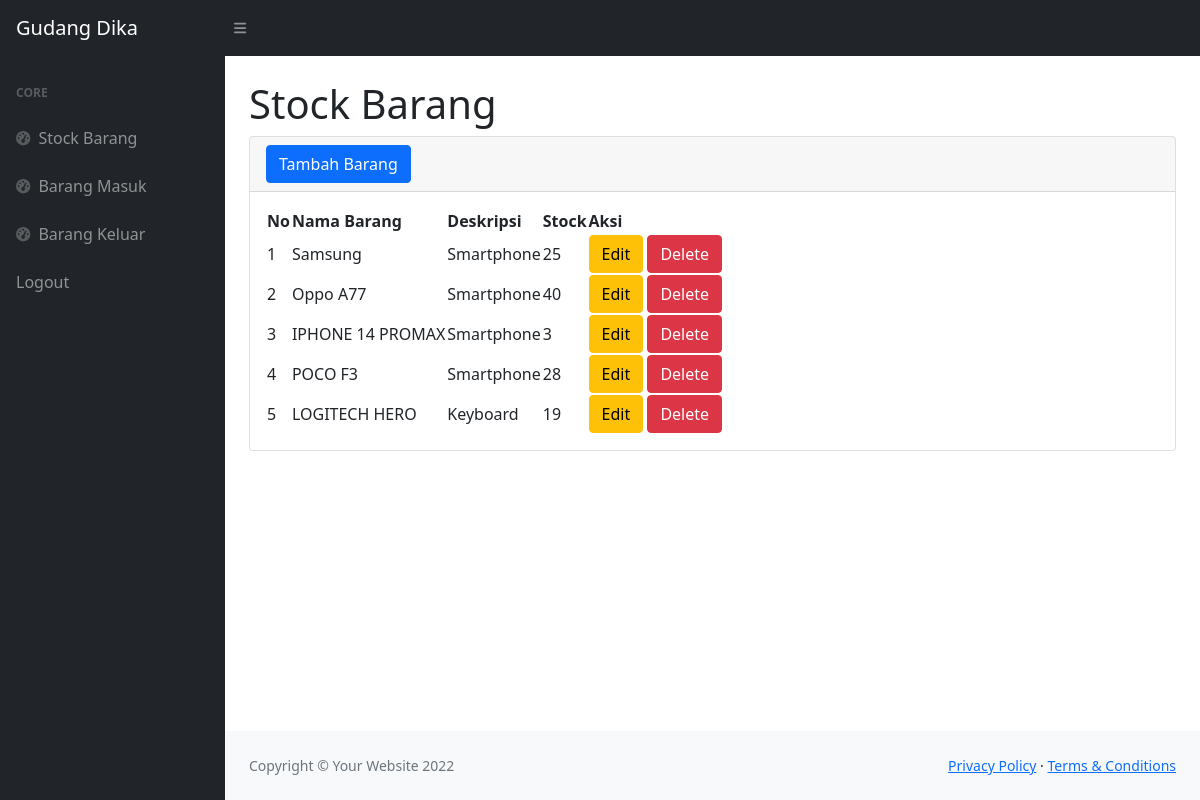
The page / on the database its author committed.
### tables this page shows
CREATE TABLE `stock` (
  `idbarang` int(11) NOT NULL,
  `namabarang` varchar(25) NOT NULL,
  `deskripsi` varchar(25) NOT NULL,
  `stock` int(11) NOT NULL
);

### index.php (the view, shortened to what this page needs)
<?php
require 'function.php';
?>
<!DOCTYPE html>
<html lang="en">
    <head>
        <link href="https://cdn.jsdelivr.net/npm/simple-datatables@latest/dist/style.css" rel="stylesheet" />
        <link href="css/styles.css" rel="stylesheet" />
    </head>
    <body class="sb-nav-fixed">
        <nav class="sb-topnav navbar navbar-expand navbar-dark bg-dark">
            <a class="navbar-brand ps-3" href="index.php">Gudang Dika</a>
            <button class="btn btn-link btn-sm order-1 order-lg-0 me-4 me-lg-0" id="sidebarToggle" href="#!"><i class="fas fa-bars"></i></button>
        </nav>
        <div id="layoutSidenav">
            <div id="layoutSidenav_nav">
                <nav class="sb-sidenav accordion sb-sidenav-dark" id="sidenavAccordion">
                    <div class="sb-sidenav-menu">
                        <div class="nav">
                            <div class="sb-sidenav-menu-heading">Core</div>
                            <a class="nav-link" href="index.php">
                                <div class="sb-nav-link-icon"><i class="fas fa-tachometer-alt"></i></div>
                                Stock Barang
                            </a>
                            <a class="nav-link" href="masuk.php">
                                <div class="sb-nav-link-icon"><i class="fas fa-tachometer-alt"></i></div>
                                Barang Masuk
                            </a>
                            <a class="nav-link" href="keluar.php">
                                <div class="sb-nav-link-icon"><i class="fas fa-tachometer-alt"></i></div>
                                Barang Keluar
                            </a>
                            <a class="nav-link" href="logout.php">
                                Logout
                            </a>
                        </div>
                    </div>
                </nav>
            </div>
            <div id="layoutSidenav_content">
                <main>
                    <div class="container-fluid px-4">
                        <h1 class="mt-4">Stock Barang</h1>
                        <div class="card mb-4">
                            <div class="card-header">
                            <button type="button" class="btn btn-primary" data-bs-toggle="modal" data-bs-target="#exampleModal">
                             Tambah Barang
                            </button>
                            </div>
                            <div class="card-body">
                                <table id="datatablesSimple">
                                    <thead>
                                        <tr>
                                            <th>No</th>
                                            <th>Nama Barang</th>
                                            <th>Deskripsi</th>
                                            <th>Stock</th>
                                            <th>Aksi</th>
                                        </tr>
                                    </thead>
                                    <tbody>
                                        <?php
                                        $ambilsemuadatastock = mysqli_query($conn, "select * from stock");
                                        $i = 1;
                                        while($data=mysqli_fetch_array($ambilsemuadatastock)){
                                            $namabarang = $data['namabarang'];
                                            $deskripsi = $data['deskripsi'];
                                            $stock = $data['stock'];
                                            $idb = $data['idbarang'];
                                        ?>
                                        <tr>
                                            <td><?=$i++;?></td>
                                            <td><?=$namabarang;?></td>
                                            <td><?=$deskripsi;?></td>
                                            <td><?=$stock;?></td>
                                            <td>
                                            <button type="button" class="btn btn-warning" data-bs-toggle="modal" data-bs-target="#edit<?=$idb;?>">
                                                Edit
                                            </button>
                                             <button type="button" class="btn btn-danger" data-bs-toggle="modal" data-bs-target="#delete<?=$idb;?>">
                                                Delete
                                            </button>
                                            </td>
                                        </tr>
                                        <?php
                                        };
                                        ?>
                                    </tbody>
                                </table>
                            </div>
                        </div>
                    </div>
                </main>
                <footer class="py-4 bg-light mt-auto">
                    <div class="container-fluid px-4">
                        <div class="d-flex align-items-center justify-content-between small">
                            <div class="text-muted">Copyright &copy; Your Website 2022</div>
                            <div>
                                <a href="#">Privacy Policy</a>
                                &middot;
                                <a href="#">Terms &amp; Conditions</a>
                            </div>
                        </div>
                    </div>
                </footer>
            </div>
        </div>
    </body>
</html>

### rows shown on the page
stock: namabarang "Samsung", deskripsi "Smartphone", stock "25"
stock: namabarang "Oppo A77", deskripsi "Smartphone", stock "40"
stock: namabarang "IPHONE 14 PROMAX", deskripsi "Smartphone", stock "3"
stock: namabarang "POCO F3", deskripsi "Smartphone", stock "28"
stock: namabarang "LOGITECH HERO", deskripsi "Keyboard", stock "19"
